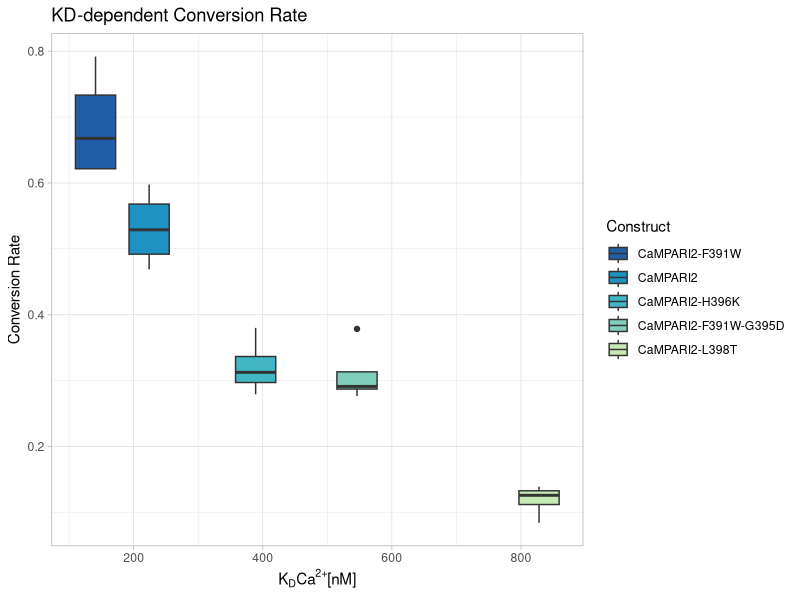
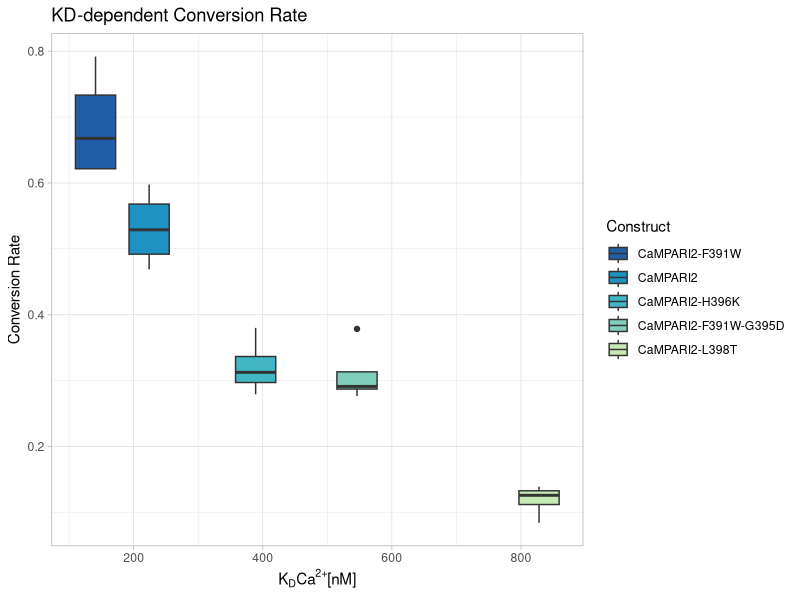

The R script that drew these images, in order:
library(readxl)
library(ggplot2)
library(Cairo)
library(RColorBrewer)
#redmeanintensity
#df_InhibitorAssay <- read_xlsx("./Histamine_Inhibitor_Assay_2_170122021_Exported_for_R_image_breakdown.xlsx")

#conversion rate:
df_InhibitorAssay <- read_xlsx("./Histamine_Inhibitor_Assay_2_170122021_Exported_for_R_image_breakdown_conversion_rate.xlsx")


df_InhibitorAssay <- df_InhibitorAssay[-c(1:6),]


#construct metadata string from information in first cell
metadata <- colnames(df_InhibitorAssay[ ,1])
metadata <- unlist(strsplit(metadata, "_"))

#transpose data and convert numbers from strings to numerics
InhibAssay <- df_InhibitorAssay[ , -c(1,2)]
InhibAssay <- data.frame(t(InhibAssay))
InhibAssay$X2 <- as.numeric(InhibAssay$X2)


#delete row- and colnames
colnames(InhibAssay) <- NULL
rownames(InhibAssay) <- NULL


#rename first two unnamed columns
colnames(InhibAssay)[1:2] <- c("Well", "ConversionRate")


#Split column in well and image
InhibAssay$Image <- c(1,2,3,4)
InhibAssay$Well <- gsub(",.*$","",InhibAssay$Well)


#Add column with construct name
InhibAssay$Construct <- rep(c("CaMPARI2-F391W","CaMPARI2-F391W","CaMPARI2","CaMPARI2","CaMPARI2-H396K","CaMPARI2-H396K","CaMPARI2-F391W-G395D","CaMPARI2-F391W-G395D","CaMPARI2-L398T","CaMPARI2-L398T", "GFP","GFP"), each=2)


#Constructs as factor
InhibAssay$Construct<- factor(InhibAssay$Construct, levels = unique(InhibAssay$Construct), ordered = TRUE)


#Add column with Dissociation constant
InhibAssay$KdCa <- rep(c(141,224,389,546,828,1000), each=4)


my_brewer = brewer.pal(n = 9, "YlGnBu")[3:7] #there are 9, I exluded the two lighter hues


boxplot_HisAssay <- ggplot(subset(InhibAssay,Construct!="GFP") , aes(KdCa, ConversionRate, fill=Construct))+
  geom_boxplot()+
  scale_fill_manual(values=rev(my_brewer)) +
 # scale_fill_manual(values = c("red","green","yellow","blue","orange")) +
  theme_light()+
  xlab(bquote(K[D]*Ca^"2+"*"[nM]"))+
  ylab("Conversion Rate")+
  ggtitle(bquote("KD-dependent Conversion Rate"))

ggsave(file = paste0("KD_Histamine_Assay_ConversionRate",".pdf"), 
       plot = print(boxplot_HisAssay),
       device = pdf)
